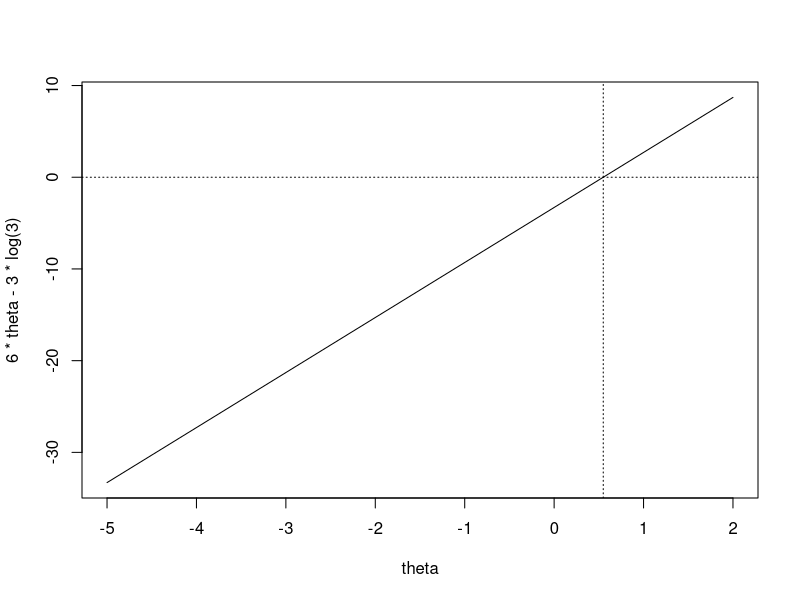

Generate this figure with R:
library(nlme)


# create a data frame from the grouped data object, omitting the ordering of rails
rail.df <- data.frame(Rail)
rail.df$Rail <- factor(as.numeric(levels(rail.df$Rail))[rail.df$Rail], ordered = FALSE)


# model with fixed effects

rail.lm.1 <- lm(travel ~ Rail - 1, data = rail.df)
rail.lm.1
summary(rail.lm.1)

rail.lm.0 <- lm(travel ~ 1, data = rail.df)
anova(rail.lm.0, rail.lm.1)
# same global test of the rail effect:
summary(lm(travel ~ Rail, data = rail.df))
anova(lm(travel ~ Rail, data = rail.df))
summary(aov(travel ~ Rail, data = rail.df))


# model with random effects

rail.lme <- lme(travel ~ 1, random = ~ 1 | Rail, data = rail.df)
summary(rail.lme)


detach(package:nlme)
library(lme4)
rail.lmer <- lmer(travel ~ 1 + (1 | Rail), data = rail.df)
summary(rail.lmer)
detach(package:lme4)
library(nlme)


# limiting values in Fig. 2.2 from P&B (middle part)
log(sqrt(sum(residuals(rail.lm.1)^2)))
log(sqrt(sum(residuals(rail.lm.0)^2)))

# limiting line in Fig. 2.2 from P&B (lower part)
theta <- seq(-5, 2, 0.1)
plot(theta, 6*theta-3*log(3), type='l')

# initial estimate, theta_0
abline(h=0, v=log(3)/2, lty='dotted')

# ML estimates
rail.lme.ml <- lme(travel ~ 1, random = ~ 1 | Rail, data = rail.df, method='ML')
summary(rail.lme.ml)
# "Delta hat" - maximizer in Fig. 2.1 from P&B (upper part):
rail.lme.ml$sigma/as.numeric(VarCorr(rail.lme.ml)[1,2])
# "theta hat" - maximizer in Fig. 2.2 from P&B (upper part):
log(rail.lme.ml$sigma/as.numeric(VarCorr(rail.lme.ml)[1,2]))

# shrinkage
coefficients(rail.lm.1) - mean(rail.df$travel)
ranef(rail.lme.ml)$'(Intercept)'

library(lme4)
lmer(travel ~ 1 + (1 | Rail), data = rail.df, REML=FALSE)
detach(package:lme4)


# calculate predictions of the random effects using the formula
Z <- matrix(rep(c(1, 0), c(3, 18)), nrow=18, ncol=6)
G.hat <- diag(22.62435^2, 6)
sigma.hat <- 4.020779
X <- matrix(1, nrow=18, ncol=1)
beta.hat <- 66.5
solve(t(Z) %*% Z + 1/sigma.hat^(-2) * solve(G.hat)) %*% t(Z) %*% (rail.df$travel - X %*% beta.hat)
solve(t(Z) %*% Z + sigma.hat^2 * solve(G.hat)) %*% t(Z) %*% (rail.df$travel - X %*% beta.hat)


library(lme4)
ranef(rail.lmer)
detach(package:lme4)
